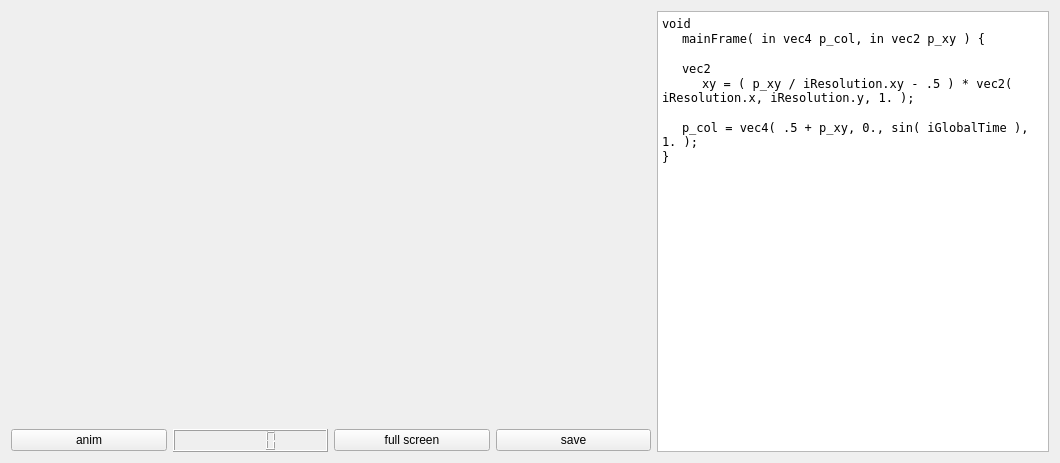
<?xml version="1.0" encoding="UTF-8"?>
<ui version="4.0">
 <class>MainWin</class>
 <widget class="QWidget" name="MainWin">
  <property name="geometry">
   <rect>
    <x>0</x>
    <y>0</y>
    <width>1060</width>
    <height>463</height>
   </rect>
  </property>
  <property name="windowTitle">
   <string>ShaderToy</string>
  </property>
  <layout class="QGridLayout" name="gridLayout_2">
   <item row="3" column="0">
    <widget class="QPushButton" name="pushButton">
     <property name="text">
      <string>anim</string>
     </property>
    </widget>
   </item>
   <item row="0" column="0" colspan="4">
    <widget class="OGLWgt" name="widget" native="true">
     <property name="sizePolicy">
      <sizepolicy hsizetype="Fixed" vsizetype="Fixed">
       <horstretch>0</horstretch>
       <verstretch>0</verstretch>
      </sizepolicy>
     </property>
     <property name="minimumSize">
      <size>
       <width>640</width>
       <height>400</height>
      </size>
     </property>
     <property name="maximumSize">
      <size>
       <width>640</width>
       <height>400</height>
      </size>
     </property>
     <property name="baseSize">
      <size>
       <width>640</width>
       <height>400</height>
      </size>
     </property>
     <layout class="QGridLayout" name="gridLayout"/>
    </widget>
   </item>
   <item row="3" column="1">
    <widget class="QLCDNumber" name="lcdNumber"/>
   </item>
   <item row="3" column="2">
    <widget class="QPushButton" name="pushButton_3">
     <property name="text">
      <string>full screen</string>
     </property>
    </widget>
   </item>
   <item row="3" column="3">
    <widget class="QPushButton" name="pushButton_2">
     <property name="text">
      <string>save</string>
     </property>
    </widget>
   </item>
   <item row="0" column="5" rowspan="4">
    <widget class="QPlainTextEdit" name="plainTextEdit">
     <property name="font">
      <font>
       <family>DejaVu Sans Mono</family>
      </font>
     </property>
     <property name="locale">
      <locale language="English" country="UnitedStates"/>
     </property>
     <property name="frameShadow">
      <enum>QFrame::Sunken</enum>
     </property>
     <property name="plainText">
      <string>void 
	mainFrame( in vec4 p_col, in vec2 p_xy ) {

	vec2
		xy = ( p_xy / iResolution.xy - .5 ) * vec2( iResolution.x, iResolution.y, 1. );

	p_col = vec4( .5 + p_xy, 0., sin( iGlobalTime ), 1. );
}</string>
     </property>
     <property name="tabStopWidth">
      <number>20</number>
     </property>
    </widget>
   </item>
  </layout>
 </widget>
 <layoutdefault spacing="6" margin="11"/>
 <customwidgets>
  <customwidget>
   <class>OGLWgt</class>
   <extends>QWidget</extends>
   <header>oglwgt.h</header>
   <container>1</container>
  </customwidget>
 </customwidgets>
 <resources/>
 <connections/>
</ui>
